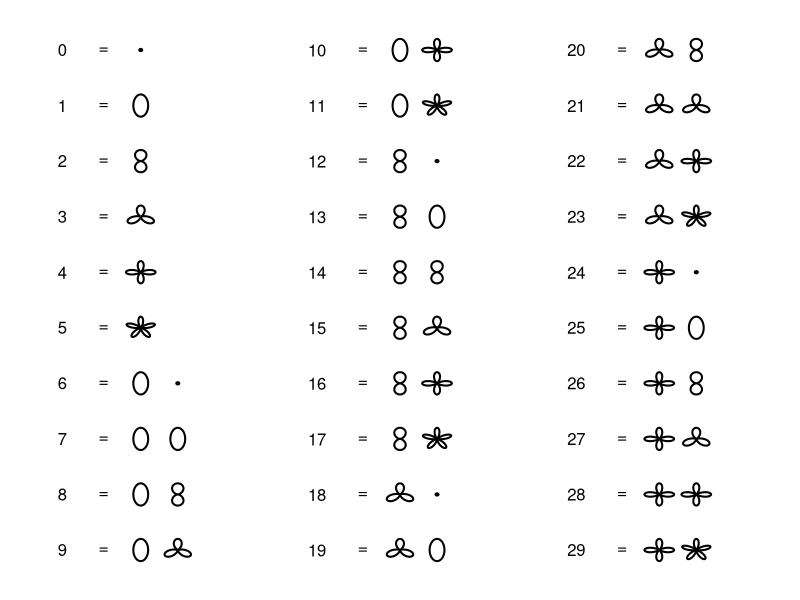
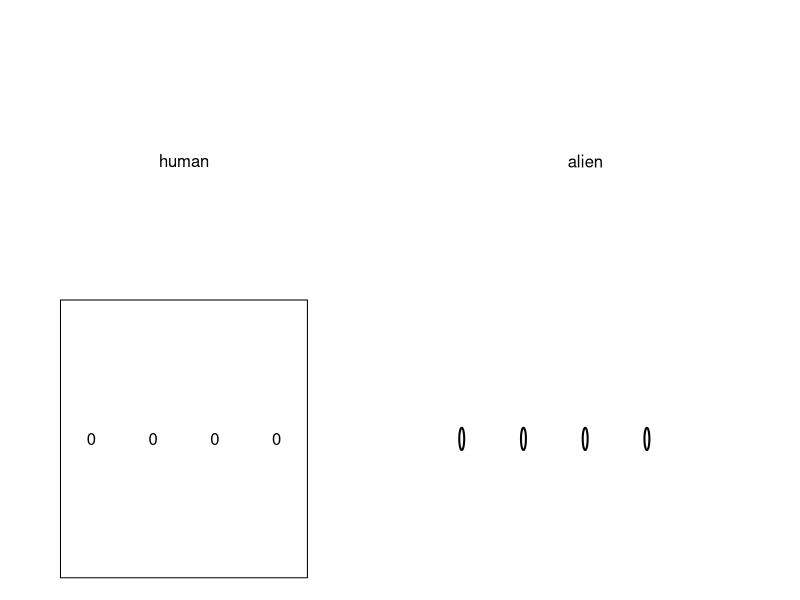
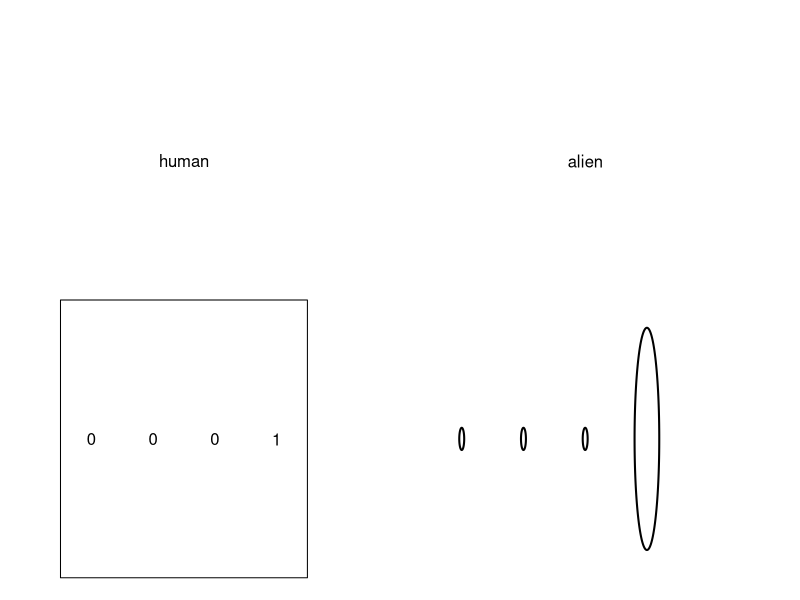
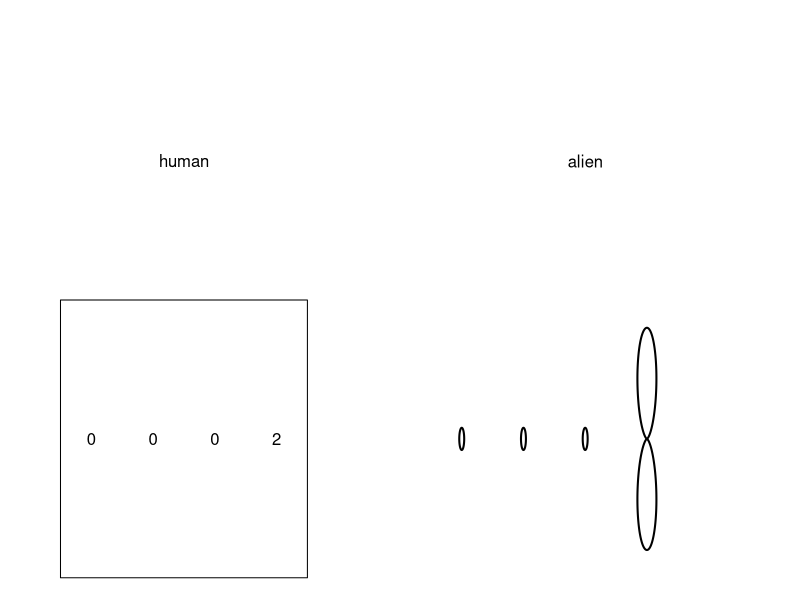
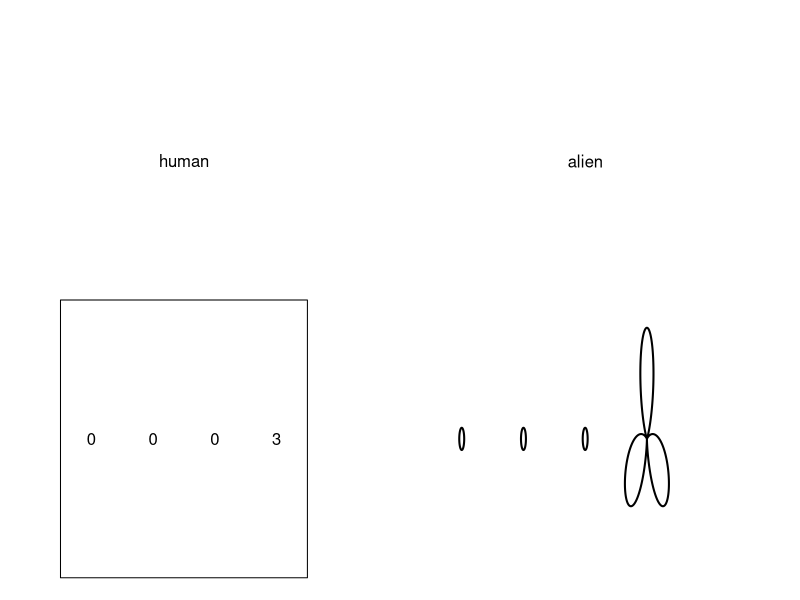
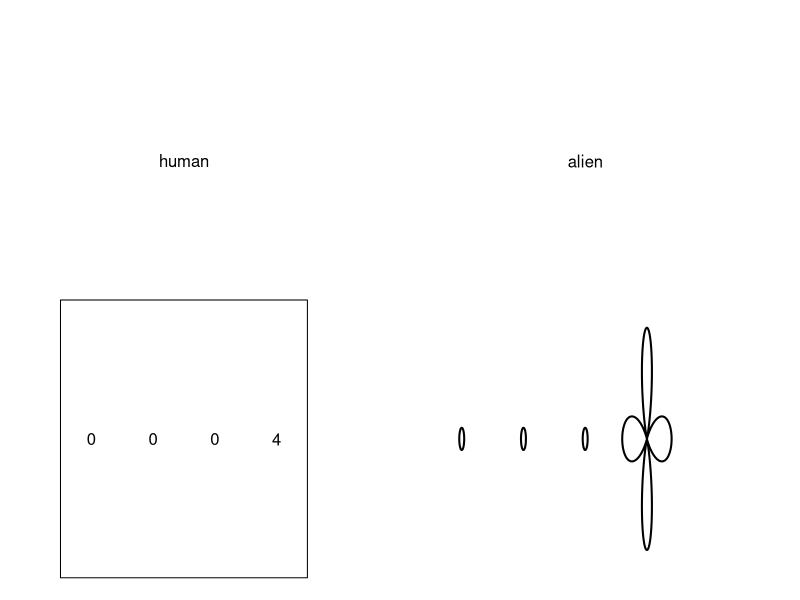
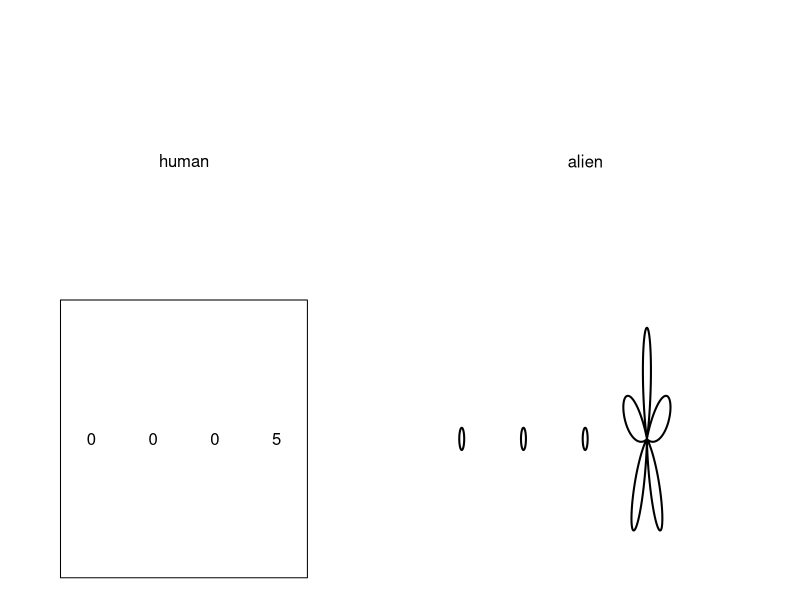
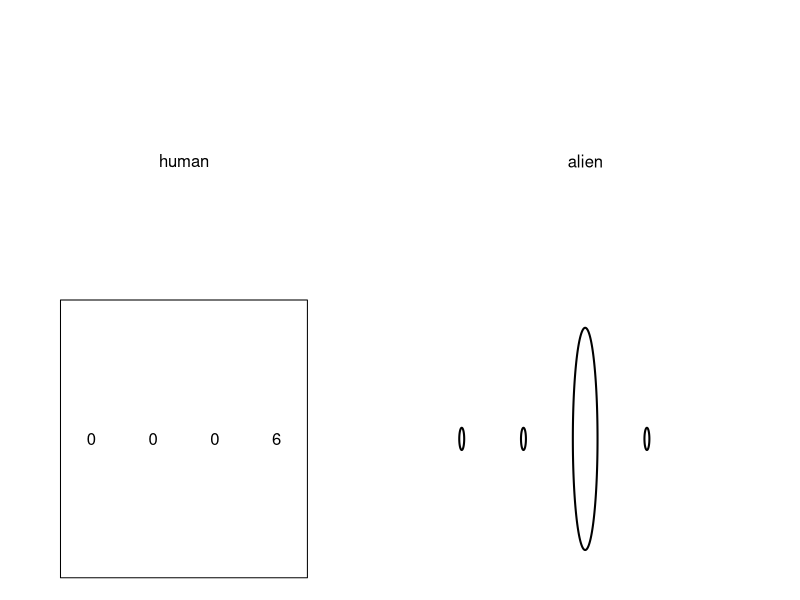

The R source for these figures, in order:
## ---- chunk 1
options(scipen=99)
b = 6
while(T){
    ndigs = sample(6:7,1)
    digits = c(sample(1:(b-1),1),sample(0:(b-1),ndigs-1,T))
    if(length(unique(digits))==b){break}
}
tot = 0
for(i in 1:ndigs){
    tot = tot + digits[i]*b^(ndigs-i)
}

aldig = function(x=0,y=0,n=0,r=0.4,lwd=2){
    # nnn = c("☀","★","☆","☇","☈","☉","☊","☋","☌","☍","☎","☏")
    # text(x,y,n,cex=r*2)
    # lines(c(x-r,x-r,x+r),c(y+r,y-r,y-r),lwd=2)
    th = seq(0,2*pi,pi/1000)
    if(n>1){
        RR = cos(n*th/2)^2*r
        lines(x+RR*sin(th),y+RR*cos(th),lwd=lwd)
    }
    if(n==0){
        lines(x+cos(th)*r/10,y+sin(th)*r/10,lwd=lwd)
    }
    if(n==1){
        # polygon(c(x,x+r,x,x-r),c(y-r,y,y+r,y),lwd=lwd)
        lines(x+r*sin(th)/2,y+r*cos(th),lwd=lwd)
    }
}

aln = function(xlc=0,ylc=0,digs=c(2,1,0),r=0.4,lwd=2,deltax=1){
    for(i in 1:length(digs)){
        aldig(xlc+deltax*(i-1),ylc,digs[i],r=r,lwd=lwd)
    }
}

zaln = function(xlc=0,ylc=0,digs=c(2,1,0),r=0.4,lwd=2,deltax=1,nd=6){
    nlz = max(c(nd-length(digs),0))
    ddd = c(rep(0,nlz),digs)
    for(i in 1:length(ddd)){
        aldig(xlc+deltax*(i-1),ylc,ddd[i],r=r,lwd=lwd)
    }
}

adig = function(n,b){
    if(n>0){
        greatest_pow = floor(log(n)/log(b))
    } else {
        return(0)
    }
    tot = n
    digs = numeric()
    for(i in greatest_pow:0){
        dig = tot %/% (b^i)
        digs = c(digs,dig)
        tot = tot-dig*b^i
    }
    return(digs)
}


## ---- chunk 2

par(mar=c(0,0,0,0))
plot(0,0,"n",axes=F,ann=F,xlim=c(0,20),ylim=c(0,20))
ccen = c(2,9,16)
for(i in 0:29){
    col = i%/%10
    row = i%%10
    # dd = adig(i,b)
    text(ccen[col+1],20-row*2-1,"=")
    text(ccen[col+1]-1,20-row*2-1,i,adj=1)
    dd = adig(i,b)
    aln(ccen[col+1]+1,20-row*2-1,dd)
}

## ---- chunk 3
par(mar=c(0,0,0,0))

for(i in 0:100){
    plot(0,0,"n",axes=F,ann=F,xlim=c(0,12),ylim=c(0,2))
    text(2.5,1.5,"human")
    thos = i %/% 1000
    huns = (i-thos*1000) %/% 100
    tens = (i-thos*1000-huns*100) %/% 10
    ones = i-thos*1000-huns*100-tens*10
    text(1,0.5,thos)
    text(2,0.5,huns)
    text(3,0.5,tens)
    text(4,0.5,ones)
    polygon(c(0.5,4.5,4.5,0.5),c(0,0,1,1))
    dd = adig(i,b)
    text(9,1.5,"alien")
    zaln(7,0.5,dd,r=0.4,nd = 4)
}

## ---- chunk 4
par(mar=c(0,0,0,0))
plot(0,0,"n",axes=F,ann=F,xlim=c(0,9),ylim=c(0,1))
for(i in 1:ndigs){
    aln(i,0.5,digits[i],r=0.4,lwd=4)
}
